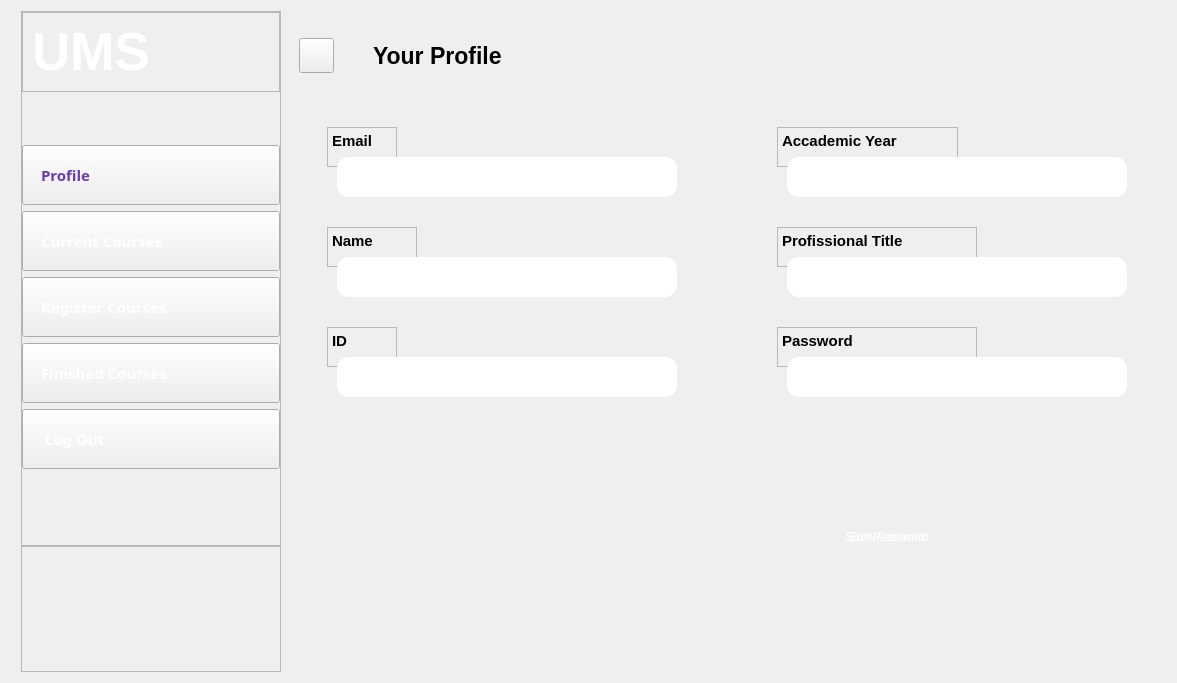
<?xml version="1.0" encoding="UTF-8"?>
<ui version="4.0">
 <class>Profile</class>
 <widget class="QDialog" name="Profile">
  <property name="geometry">
   <rect>
    <x>0</x>
    <y>0</y>
    <width>1177</width>
    <height>683</height>
   </rect>
  </property>
  <property name="minimumSize">
   <size>
    <width>1177</width>
    <height>683</height>
   </size>
  </property>
  <property name="maximumSize">
   <size>
    <width>1177</width>
    <height>683</height>
   </size>
  </property>
  <property name="windowTitle">
   <string>Dialog</string>
  </property>
  <property name="styleSheet">
   <string notr="true">border-image:url(&quot;white.png&quot;);</string>
  </property>
  <property name="sizeGripEnabled">
   <bool>false</bool>
  </property>
  <layout class="QHBoxLayout" name="horizontalLayout">
   <item>
    <widget class="QWidget" name="leftMenu" native="true">
     <property name="maximumSize">
      <size>
       <width>270</width>
       <height>678</height>
      </size>
     </property>
     <property name="styleSheet">
      <string notr="true">border-image:url(&quot;22.png&quot;);</string>
     </property>
     <layout class="QVBoxLayout" name="verticalLayout_17">
      <property name="leftMargin">
       <number>10</number>
      </property>
      <property name="topMargin">
       <number>0</number>
      </property>
      <property name="rightMargin">
       <number>0</number>
      </property>
      <property name="bottomMargin">
       <number>0</number>
      </property>
      <item>
       <widget class="QFrame" name="frame_13">
        <property name="frameShape">
         <enum>QFrame::StyledPanel</enum>
        </property>
        <property name="frameShadow">
         <enum>QFrame::Raised</enum>
        </property>
        <layout class="QVBoxLayout" name="verticalLayout_18">
         <property name="leftMargin">
          <number>0</number>
         </property>
         <property name="topMargin">
          <number>0</number>
         </property>
         <property name="rightMargin">
          <number>0</number>
         </property>
         <property name="bottomMargin">
          <number>0</number>
         </property>
         <item alignment="Qt::AlignTop">
          <widget class="QFrame" name="frame_14">
           <property name="styleSheet">
            <string notr="true">border-image:url(&quot;C:/Users/Hema/Desktop/Project/22.png&quot;);</string>
           </property>
           <property name="frameShape">
            <enum>QFrame::StyledPanel</enum>
           </property>
           <property name="frameShadow">
            <enum>QFrame::Raised</enum>
           </property>
           <layout class="QHBoxLayout" name="horizontalLayout_13">
            <item>
             <widget class="QLabel" name="label_8">
              <property name="font">
               <font>
                <family>Tahoma</family>
                <pointsize>40</pointsize>
                <italic>false</italic>
                <bold>true</bold>
               </font>
              </property>
              <property name="styleSheet">
               <string notr="true">COLOR:rgb(255, 255, 255);
font: 700 40pt &quot;Tahoma&quot;;</string>
              </property>
              <property name="text">
               <string>UMS</string>
              </property>
             </widget>
            </item>
            <item>
             <widget class="QPushButton" name="pushButton_26">
              <property name="maximumSize">
               <size>
                <width>35</width>
                <height>35</height>
               </size>
              </property>
              <property name="cursor">
               <cursorShape>PointingHandCursor</cursorShape>
              </property>
              <property name="styleSheet">
               <string notr="true">border-image:url(close.png);
border-radius:17px;</string>
              </property>
              <property name="text">
               <string/>
              </property>
              <property name="iconSize">
               <size>
                <width>20</width>
                <height>20</height>
               </size>
              </property>
             </widget>
            </item>
           </layout>
          </widget>
         </item>
         <item>
          <widget class="QPushButton" name="pushButton_31">
           <property name="minimumSize">
            <size>
             <width>0</width>
             <height>0</height>
            </size>
           </property>
           <property name="font">
            <font>
             <family>Arial Black</family>
             <pointsize>11</pointsize>
             <italic>false</italic>
             <bold>true</bold>
            </font>
           </property>
           <property name="cursor">
            <cursorShape>PointingHandCursor</cursorShape>
           </property>
           <property name="styleSheet">
            <string notr="true">border-image: url(white.png);
padding:18px;
font: 900 11pt &quot;Arial Black&quot;;
text-align:left;
color:rgb(103,58,183);</string>
           </property>
           <property name="text">
            <string>Profile</string>
           </property>
          </widget>
         </item>
         <item>
          <widget class="QPushButton" name="pushButton_28">
           <property name="font">
            <font>
             <family>Arial Black</family>
             <pointsize>11</pointsize>
             <italic>false</italic>
             <bold>true</bold>
            </font>
           </property>
           <property name="cursor">
            <cursorShape>PointingHandCursor</cursorShape>
           </property>
           <property name="styleSheet">
            <string notr="true">*{padding:18px;
text-align:left;
font: 900 11pt &quot;Arial Black&quot;;
color:rgb(255, 255, 255);
}

#pushButton_28::hover{
border-image: url(white.png);
color:rgb(103,58,183);
}</string>
           </property>
           <property name="text">
            <string>Current Courses</string>
           </property>
          </widget>
         </item>
         <item>
          <widget class="QPushButton" name="pushButton_29">
           <property name="font">
            <font>
             <family>Arial Black</family>
             <pointsize>11</pointsize>
             <italic>false</italic>
             <bold>true</bold>
            </font>
           </property>
           <property name="cursor">
            <cursorShape>PointingHandCursor</cursorShape>
           </property>
           <property name="styleSheet">
            <string notr="true">*{padding:18px;
text-align:left;
font: 900 11pt &quot;Arial Black&quot;;
color:rgb(255, 255, 255);
}

#pushButton_29::hover{
border-image: url(white.png);
color:rgb(103,58,183);
}</string>
           </property>
           <property name="text">
            <string>Register Courses</string>
           </property>
          </widget>
         </item>
         <item>
          <widget class="QPushButton" name="pushButton_30">
           <property name="font">
            <font>
             <family>Arial Black</family>
             <pointsize>11</pointsize>
             <italic>false</italic>
             <bold>true</bold>
            </font>
           </property>
           <property name="cursor">
            <cursorShape>PointingHandCursor</cursorShape>
           </property>
           <property name="styleSheet">
            <string notr="true">*{padding:18px;
text-align:left;
font: 900 11pt &quot;Arial Black&quot;;
color:rgb(255, 255, 255);
}

#pushButton_30::hover{
border-image: url(white.png);
color:rgb(103,58,183);
}</string>
           </property>
           <property name="text">
            <string>Finished Courses</string>
           </property>
          </widget>
         </item>
         <item>
          <widget class="QPushButton" name="pushButton_32">
           <property name="font">
            <font>
             <family>Arial Black</family>
             <pointsize>11</pointsize>
             <italic>false</italic>
             <bold>true</bold>
            </font>
           </property>
           <property name="cursor">
            <cursorShape>PointingHandCursor</cursorShape>
           </property>
           <property name="styleSheet">
            <string notr="true">*{padding:18px;
text-align:left;
font: 900 11pt &quot;Arial Black&quot;;
color:rgb(255, 255, 255);
}

#pushButton_32::hover{
border-image: url(white.png);
color:rgb(103,58,183);
}</string>
           </property>
           <property name="text">
            <string> Log Out</string>
           </property>
          </widget>
         </item>
         <item>
          <spacer name="verticalSpacer">
           <property name="orientation">
            <enum>Qt::Vertical</enum>
           </property>
           <property name="sizeType">
            <enum>QSizePolicy::Fixed</enum>
           </property>
           <property name="sizeHint" stdset="0">
            <size>
             <width>20</width>
             <height>70</height>
            </size>
           </property>
          </spacer>
         </item>
         <item alignment="Qt::AlignTop">
          <widget class="QFrame" name="frame_15">
           <property name="sizePolicy">
            <sizepolicy hsizetype="Preferred" vsizetype="Expanding">
             <horstretch>0</horstretch>
             <verstretch>0</verstretch>
            </sizepolicy>
           </property>
           <property name="frameShape">
            <enum>QFrame::StyledPanel</enum>
           </property>
           <property name="frameShadow">
            <enum>QFrame::Raised</enum>
           </property>
           <layout class="QVBoxLayout" name="verticalLayout_19">
            <property name="spacing">
             <number>9</number>
            </property>
            <property name="leftMargin">
             <number>0</number>
            </property>
            <property name="topMargin">
             <number>0</number>
            </property>
            <property name="rightMargin">
             <number>0</number>
            </property>
            <property name="bottomMargin">
             <number>0</number>
            </property>
           </layout>
          </widget>
         </item>
        </layout>
       </widget>
      </item>
     </layout>
    </widget>
   </item>
   <item>
    <widget class="QWidget" name="mainBody" native="true">
     <property name="minimumSize">
      <size>
       <width>0</width>
       <height>0</height>
      </size>
     </property>
     <property name="styleSheet">
      <string notr="true"/>
     </property>
     <layout class="QVBoxLayout" name="verticalLayout_16">
      <property name="leftMargin">
       <number>0</number>
      </property>
      <property name="topMargin">
       <number>0</number>
      </property>
      <property name="rightMargin">
       <number>0</number>
      </property>
      <property name="bottomMargin">
       <number>0</number>
      </property>
      <item>
       <widget class="QWidget" name="HeaderFrame_4" native="true">
        <property name="maximumSize">
         <size>
          <width>16777215</width>
          <height>90</height>
         </size>
        </property>
        <layout class="QHBoxLayout" name="horizontalLayout_11">
         <property name="leftMargin">
          <number>0</number>
         </property>
         <property name="topMargin">
          <number>0</number>
         </property>
         <property name="rightMargin">
          <number>0</number>
         </property>
         <property name="bottomMargin">
          <number>0</number>
         </property>
         <item>
          <widget class="QWidget" name="widget_7" native="true">
           <property name="maximumSize">
            <size>
             <width>80</width>
             <height>16777215</height>
            </size>
           </property>
           <layout class="QHBoxLayout" name="horizontalLayout_12">
            <property name="spacing">
             <number>0</number>
            </property>
            <property name="leftMargin">
             <number>0</number>
            </property>
            <property name="topMargin">
             <number>0</number>
            </property>
            <property name="rightMargin">
             <number>20</number>
            </property>
            <property name="bottomMargin">
             <number>0</number>
            </property>
            <item>
             <widget class="QPushButton" name="pushButton_25">
              <property name="minimumSize">
               <size>
                <width>10</width>
                <height>20</height>
               </size>
              </property>
              <property name="maximumSize">
               <size>
                <width>35</width>
                <height>35</height>
               </size>
              </property>
              <property name="cursor">
               <cursorShape>PointingHandCursor</cursorShape>
              </property>
              <property name="styleSheet">
               <string notr="true">border-image:url(menubutton.jpg);</string>
              </property>
              <property name="text">
               <string/>
              </property>
             </widget>
            </item>
           </layout>
          </widget>
         </item>
         <item>
          <widget class="QLabel" name="label_2">
           <property name="font">
            <font>
             <family>Segoe UI</family>
             <pointsize>17</pointsize>
             <italic>false</italic>
             <bold>true</bold>
            </font>
           </property>
           <property name="styleSheet">
            <string notr="true">*{
	font: 700 17pt &quot;Segoe UI&quot;;
color: rgb(0, 0, 0);
}</string>
           </property>
           <property name="text">
            <string>Your Profile</string>
           </property>
          </widget>
         </item>
         <item>
          <widget class="QWidget" name="widget_8" native="true"/>
         </item>
        </layout>
       </widget>
      </item>
      <item>
       <widget class="QWidget" name="mainFrame_4" native="true">
        <property name="font">
         <font>
          <italic>true</italic>
         </font>
        </property>
        <property name="styleSheet">
         <string notr="true">border-image: url(white.png);</string>
        </property>
        <widget class="QTextEdit" name="textEdit">
         <property name="enabled">
          <bool>false</bool>
         </property>
         <property name="geometry">
          <rect>
           <x>40</x>
           <y>20</y>
           <width>70</width>
           <height>40</height>
          </rect>
         </property>
         <property name="styleSheet">
          <string notr="true">color: rgb(0, 0, 0);</string>
         </property>
         <property name="html">
          <string>&lt;!DOCTYPE HTML PUBLIC &quot;-//W3C//DTD HTML 4.0//EN&quot; &quot;http://www.w3.org/TR/REC-html40/strict.dtd&quot;&gt;
&lt;html&gt;&lt;head&gt;&lt;meta name=&quot;qrichtext&quot; content=&quot;1&quot; /&gt;&lt;meta charset=&quot;utf-8&quot; /&gt;&lt;style type=&quot;text/css&quot;&gt;
p, li { white-space: pre-wrap; }
hr { height: 1px; border-width: 0; }
&lt;/style&gt;&lt;/head&gt;&lt;body style=&quot; font-family:'Segoe UI'; font-size:9pt; font-weight:400; font-style:normal;&quot;&gt;
&lt;p style=&quot; margin-top:0px; margin-bottom:0px; margin-left:0px; margin-right:0px; -qt-block-indent:0; text-indent:0px;&quot;&gt;&lt;span style=&quot; font-size:11pt; font-weight:696;&quot;&gt;Email&lt;/span&gt;&lt;/p&gt;&lt;/body&gt;&lt;/html&gt;</string>
         </property>
        </widget>
        <widget class="QLineEdit" name="Email">
         <property name="enabled">
          <bool>false</bool>
         </property>
         <property name="geometry">
          <rect>
           <x>50</x>
           <y>50</y>
           <width>340</width>
           <height>40</height>
          </rect>
         </property>
         <property name="focusPolicy">
          <enum>Qt::StrongFocus</enum>
         </property>
         <property name="contextMenuPolicy">
          <enum>Qt::PreventContextMenu</enum>
         </property>
         <property name="styleSheet">
          <string notr="true">*{
border-image: url(textfield.png);
border-radius: 12px;font: 12pt &quot;Segoe UI&quot;;
}</string>
         </property>
         <property name="inputMask">
          <string/>
         </property>
         <property name="text">
          <string/>
         </property>
         <property name="frame">
          <bool>true</bool>
         </property>
         <property name="echoMode">
          <enum>QLineEdit::Normal</enum>
         </property>
         <property name="alignment">
          <set>Qt::AlignLeading|Qt::AlignLeft|Qt::AlignVCenter</set>
         </property>
         <property name="placeholderText">
          <string/>
         </property>
         <property name="cursorMoveStyle">
          <enum>Qt::LogicalMoveStyle</enum>
         </property>
         <property name="clearButtonEnabled">
          <bool>false</bool>
         </property>
        </widget>
        <widget class="QLineEdit" name="Name">
         <property name="enabled">
          <bool>false</bool>
         </property>
         <property name="geometry">
          <rect>
           <x>50</x>
           <y>150</y>
           <width>340</width>
           <height>40</height>
          </rect>
         </property>
         <property name="focusPolicy">
          <enum>Qt::StrongFocus</enum>
         </property>
         <property name="contextMenuPolicy">
          <enum>Qt::PreventContextMenu</enum>
         </property>
         <property name="styleSheet">
          <string notr="true">*{
border-image: url(textfield.png);
border-radius: 12px;font: 12pt &quot;Segoe UI&quot;;
}</string>
         </property>
         <property name="inputMask">
          <string/>
         </property>
         <property name="text">
          <string/>
         </property>
         <property name="frame">
          <bool>true</bool>
         </property>
         <property name="echoMode">
          <enum>QLineEdit::Normal</enum>
         </property>
         <property name="alignment">
          <set>Qt::AlignLeading|Qt::AlignLeft|Qt::AlignVCenter</set>
         </property>
         <property name="placeholderText">
          <string/>
         </property>
         <property name="cursorMoveStyle">
          <enum>Qt::LogicalMoveStyle</enum>
         </property>
         <property name="clearButtonEnabled">
          <bool>false</bool>
         </property>
        </widget>
        <widget class="QTextEdit" name="textEdit_2">
         <property name="enabled">
          <bool>false</bool>
         </property>
         <property name="geometry">
          <rect>
           <x>40</x>
           <y>120</y>
           <width>90</width>
           <height>40</height>
          </rect>
         </property>
         <property name="styleSheet">
          <string notr="true">color: rgb(0, 0, 0);</string>
         </property>
         <property name="html">
          <string>&lt;!DOCTYPE HTML PUBLIC &quot;-//W3C//DTD HTML 4.0//EN&quot; &quot;http://www.w3.org/TR/REC-html40/strict.dtd&quot;&gt;
&lt;html&gt;&lt;head&gt;&lt;meta name=&quot;qrichtext&quot; content=&quot;1&quot; /&gt;&lt;meta charset=&quot;utf-8&quot; /&gt;&lt;style type=&quot;text/css&quot;&gt;
p, li { white-space: pre-wrap; }
hr { height: 1px; border-width: 0; }
&lt;/style&gt;&lt;/head&gt;&lt;body style=&quot; font-family:'Segoe UI'; font-size:9pt; font-weight:400; font-style:normal;&quot;&gt;
&lt;p style=&quot; margin-top:0px; margin-bottom:0px; margin-left:0px; margin-right:0px; -qt-block-indent:0; text-indent:0px;&quot;&gt;&lt;span style=&quot; font-size:11pt; font-weight:696;&quot;&gt;Name&lt;/span&gt;&lt;/p&gt;&lt;/body&gt;&lt;/html&gt;</string>
         </property>
        </widget>
        <widget class="QTextEdit" name="textEdit_3">
         <property name="enabled">
          <bool>false</bool>
         </property>
         <property name="geometry">
          <rect>
           <x>40</x>
           <y>220</y>
           <width>70</width>
           <height>40</height>
          </rect>
         </property>
         <property name="styleSheet">
          <string notr="true">color: rgb(0, 0, 0);</string>
         </property>
         <property name="html">
          <string>&lt;!DOCTYPE HTML PUBLIC &quot;-//W3C//DTD HTML 4.0//EN&quot; &quot;http://www.w3.org/TR/REC-html40/strict.dtd&quot;&gt;
&lt;html&gt;&lt;head&gt;&lt;meta name=&quot;qrichtext&quot; content=&quot;1&quot; /&gt;&lt;meta charset=&quot;utf-8&quot; /&gt;&lt;style type=&quot;text/css&quot;&gt;
p, li { white-space: pre-wrap; }
hr { height: 1px; border-width: 0; }
&lt;/style&gt;&lt;/head&gt;&lt;body style=&quot; font-family:'Segoe UI'; font-size:9pt; font-weight:400; font-style:normal;&quot;&gt;
&lt;p style=&quot; margin-top:0px; margin-bottom:0px; margin-left:0px; margin-right:0px; -qt-block-indent:0; text-indent:0px;&quot;&gt;&lt;span style=&quot; font-size:11pt; font-weight:696;&quot;&gt;ID&lt;/span&gt;&lt;/p&gt;&lt;/body&gt;&lt;/html&gt;</string>
         </property>
        </widget>
        <widget class="QLineEdit" name="ID">
         <property name="enabled">
          <bool>false</bool>
         </property>
         <property name="geometry">
          <rect>
           <x>50</x>
           <y>250</y>
           <width>340</width>
           <height>40</height>
          </rect>
         </property>
         <property name="focusPolicy">
          <enum>Qt::StrongFocus</enum>
         </property>
         <property name="contextMenuPolicy">
          <enum>Qt::PreventContextMenu</enum>
         </property>
         <property name="styleSheet">
          <string notr="true">*{
border-image: url(textfield.png);
border-radius: 12px;font: 12pt &quot;Segoe UI&quot;;
}</string>
         </property>
         <property name="inputMask">
          <string/>
         </property>
         <property name="text">
          <string/>
         </property>
         <property name="frame">
          <bool>true</bool>
         </property>
         <property name="echoMode">
          <enum>QLineEdit::Normal</enum>
         </property>
         <property name="alignment">
          <set>Qt::AlignLeading|Qt::AlignLeft|Qt::AlignVCenter</set>
         </property>
         <property name="placeholderText">
          <string/>
         </property>
         <property name="cursorMoveStyle">
          <enum>Qt::LogicalMoveStyle</enum>
         </property>
         <property name="clearButtonEnabled">
          <bool>false</bool>
         </property>
        </widget>
        <widget class="QTextEdit" name="textEdit_4">
         <property name="enabled">
          <bool>false</bool>
         </property>
         <property name="geometry">
          <rect>
           <x>490</x>
           <y>20</y>
           <width>181</width>
           <height>40</height>
          </rect>
         </property>
         <property name="styleSheet">
          <string notr="true">color: rgb(0, 0, 0);</string>
         </property>
         <property name="html">
          <string>&lt;!DOCTYPE HTML PUBLIC &quot;-//W3C//DTD HTML 4.0//EN&quot; &quot;http://www.w3.org/TR/REC-html40/strict.dtd&quot;&gt;
&lt;html&gt;&lt;head&gt;&lt;meta name=&quot;qrichtext&quot; content=&quot;1&quot; /&gt;&lt;meta charset=&quot;utf-8&quot; /&gt;&lt;style type=&quot;text/css&quot;&gt;
p, li { white-space: pre-wrap; }
hr { height: 1px; border-width: 0; }
&lt;/style&gt;&lt;/head&gt;&lt;body style=&quot; font-family:'Segoe UI'; font-size:9pt; font-weight:400; font-style:normal;&quot;&gt;
&lt;p style=&quot; margin-top:0px; margin-bottom:0px; margin-left:0px; margin-right:0px; -qt-block-indent:0; text-indent:0px;&quot;&gt;&lt;span style=&quot; font-size:11pt; font-weight:696;&quot;&gt;Accademic Year&lt;/span&gt;&lt;/p&gt;&lt;/body&gt;&lt;/html&gt;</string>
         </property>
        </widget>
        <widget class="QLineEdit" name="Year">
         <property name="enabled">
          <bool>false</bool>
         </property>
         <property name="geometry">
          <rect>
           <x>500</x>
           <y>50</y>
           <width>340</width>
           <height>40</height>
          </rect>
         </property>
         <property name="focusPolicy">
          <enum>Qt::StrongFocus</enum>
         </property>
         <property name="contextMenuPolicy">
          <enum>Qt::PreventContextMenu</enum>
         </property>
         <property name="styleSheet">
          <string notr="true">*{
border-image: url(textfield.png);
border-radius: 12px;font: 12pt &quot;Segoe UI&quot;;
}</string>
         </property>
         <property name="inputMask">
          <string/>
         </property>
         <property name="text">
          <string/>
         </property>
         <property name="frame">
          <bool>true</bool>
         </property>
         <property name="echoMode">
          <enum>QLineEdit::Normal</enum>
         </property>
         <property name="alignment">
          <set>Qt::AlignLeading|Qt::AlignLeft|Qt::AlignVCenter</set>
         </property>
         <property name="placeholderText">
          <string/>
         </property>
         <property name="cursorMoveStyle">
          <enum>Qt::LogicalMoveStyle</enum>
         </property>
         <property name="clearButtonEnabled">
          <bool>false</bool>
         </property>
        </widget>
        <widget class="QTextEdit" name="textEdit_5">
         <property name="enabled">
          <bool>false</bool>
         </property>
         <property name="geometry">
          <rect>
           <x>490</x>
           <y>120</y>
           <width>200</width>
           <height>40</height>
          </rect>
         </property>
         <property name="styleSheet">
          <string notr="true">color: rgb(0, 0, 0);</string>
         </property>
         <property name="html">
          <string>&lt;!DOCTYPE HTML PUBLIC &quot;-//W3C//DTD HTML 4.0//EN&quot; &quot;http://www.w3.org/TR/REC-html40/strict.dtd&quot;&gt;
&lt;html&gt;&lt;head&gt;&lt;meta name=&quot;qrichtext&quot; content=&quot;1&quot; /&gt;&lt;meta charset=&quot;utf-8&quot; /&gt;&lt;style type=&quot;text/css&quot;&gt;
p, li { white-space: pre-wrap; }
hr { height: 1px; border-width: 0; }
&lt;/style&gt;&lt;/head&gt;&lt;body style=&quot; font-family:'Segoe UI'; font-size:9pt; font-weight:400; font-style:normal;&quot;&gt;
&lt;p style=&quot; margin-top:0px; margin-bottom:0px; margin-left:0px; margin-right:0px; -qt-block-indent:0; text-indent:0px;&quot;&gt;&lt;span style=&quot; font-size:11pt; font-weight:696;&quot;&gt;Profissional Title&lt;/span&gt;&lt;/p&gt;&lt;/body&gt;&lt;/html&gt;</string>
         </property>
        </widget>
        <widget class="QLineEdit" name="Title">
         <property name="enabled">
          <bool>false</bool>
         </property>
         <property name="geometry">
          <rect>
           <x>500</x>
           <y>150</y>
           <width>340</width>
           <height>40</height>
          </rect>
         </property>
         <property name="focusPolicy">
          <enum>Qt::StrongFocus</enum>
         </property>
         <property name="contextMenuPolicy">
          <enum>Qt::PreventContextMenu</enum>
         </property>
         <property name="styleSheet">
          <string notr="true">*{
border-image: url(textfield.png);
border-radius: 12px;font: 12pt &quot;Segoe UI&quot;;
}</string>
         </property>
         <property name="inputMask">
          <string/>
         </property>
         <property name="text">
          <string/>
         </property>
         <property name="frame">
          <bool>true</bool>
         </property>
         <property name="echoMode">
          <enum>QLineEdit::Normal</enum>
         </property>
         <property name="alignment">
          <set>Qt::AlignLeading|Qt::AlignLeft|Qt::AlignVCenter</set>
         </property>
         <property name="placeholderText">
          <string/>
         </property>
         <property name="cursorMoveStyle">
          <enum>Qt::LogicalMoveStyle</enum>
         </property>
         <property name="clearButtonEnabled">
          <bool>false</bool>
         </property>
        </widget>
        <widget class="QPushButton" name="Edit">
         <property name="geometry">
          <rect>
           <x>510</x>
           <y>410</y>
           <width>180</width>
           <height>40</height>
          </rect>
         </property>
         <property name="cursor">
          <cursorShape>PointingHandCursor</cursorShape>
         </property>
         <property name="styleSheet">
          <string notr="true">*{border-radius: 15px;
border-image:url(&quot;22.png&quot;);
color:rgb(255, 255, 255);
font: 600 10pt &quot;Segoe UI&quot;;
}
#Edit::hover{
border-image:url(&quot;buttom.png&quot;);
}</string>
         </property>
         <property name="text">
          <string>Edit Password</string>
         </property>
        </widget>
        <widget class="QTextEdit" name="textEdit_6">
         <property name="enabled">
          <bool>false</bool>
         </property>
         <property name="geometry">
          <rect>
           <x>490</x>
           <y>220</y>
           <width>200</width>
           <height>40</height>
          </rect>
         </property>
         <property name="styleSheet">
          <string notr="true">color: rgb(0, 0, 0);</string>
         </property>
         <property name="html">
          <string>&lt;!DOCTYPE HTML PUBLIC &quot;-//W3C//DTD HTML 4.0//EN&quot; &quot;http://www.w3.org/TR/REC-html40/strict.dtd&quot;&gt;
&lt;html&gt;&lt;head&gt;&lt;meta name=&quot;qrichtext&quot; content=&quot;1&quot; /&gt;&lt;meta charset=&quot;utf-8&quot; /&gt;&lt;style type=&quot;text/css&quot;&gt;
p, li { white-space: pre-wrap; }
hr { height: 1px; border-width: 0; }
&lt;/style&gt;&lt;/head&gt;&lt;body style=&quot; font-family:'Segoe UI'; font-size:9pt; font-weight:400; font-style:normal;&quot;&gt;
&lt;p style=&quot; margin-top:0px; margin-bottom:0px; margin-left:0px; margin-right:0px; -qt-block-indent:0; text-indent:0px;&quot;&gt;&lt;span style=&quot; font-size:11pt; font-weight:696;&quot;&gt;Password&lt;/span&gt;&lt;/p&gt;&lt;/body&gt;&lt;/html&gt;</string>
         </property>
        </widget>
        <widget class="QLineEdit" name="Password">
         <property name="enabled">
          <bool>false</bool>
         </property>
         <property name="geometry">
          <rect>
           <x>500</x>
           <y>250</y>
           <width>340</width>
           <height>40</height>
          </rect>
         </property>
         <property name="focusPolicy">
          <enum>Qt::StrongFocus</enum>
         </property>
         <property name="contextMenuPolicy">
          <enum>Qt::PreventContextMenu</enum>
         </property>
         <property name="styleSheet">
          <string notr="true">*{
border-image: url(textfield.png);
border-radius: 12px;font: 12pt &quot;Segoe UI&quot;;
}</string>
         </property>
         <property name="inputMask">
          <string/>
         </property>
         <property name="text">
          <string/>
         </property>
         <property name="frame">
          <bool>true</bool>
         </property>
         <property name="echoMode">
          <enum>QLineEdit::Normal</enum>
         </property>
         <property name="alignment">
          <set>Qt::AlignLeading|Qt::AlignLeft|Qt::AlignVCenter</set>
         </property>
         <property name="placeholderText">
          <string/>
         </property>
         <property name="cursorMoveStyle">
          <enum>Qt::LogicalMoveStyle</enum>
         </property>
         <property name="clearButtonEnabled">
          <bool>false</bool>
         </property>
        </widget>
        <widget class="QPushButton" name="Done">
         <property name="geometry">
          <rect>
           <x>520</x>
           <y>410</y>
           <width>160</width>
           <height>40</height>
          </rect>
         </property>
         <property name="cursor">
          <cursorShape>PointingHandCursor</cursorShape>
         </property>
         <property name="styleSheet">
          <string notr="true">*{border-radius: 15px;
border-image:url(&quot;22.png&quot;);

color:rgb(255, 255, 255);
font: 600 10pt &quot;Segoe UI&quot;;
}

#Done::hover{
border-image:url(&quot;buttom.png&quot;);
}</string>
         </property>
         <property name="text">
          <string>Save Password</string>
         </property>
        </widget>
        <widget class="QFrame" name="frame">
         <property name="enabled">
          <bool>false</bool>
         </property>
         <property name="geometry">
          <rect>
           <x>940</x>
           <y>30</y>
           <width>180</width>
           <height>160</height>
          </rect>
         </property>
         <property name="styleSheet">
          <string notr="true">border-image:url(&quot;qrcode.png&quot;);</string>
         </property>
         <property name="frameShape">
          <enum>QFrame::StyledPanel</enum>
         </property>
         <property name="frameShadow">
          <enum>QFrame::Raised</enum>
         </property>
        </widget>
        <zorder>textEdit</zorder>
        <zorder>Email</zorder>
        <zorder>textEdit_2</zorder>
        <zorder>textEdit_3</zorder>
        <zorder>ID</zorder>
        <zorder>textEdit_4</zorder>
        <zorder>Year</zorder>
        <zorder>textEdit_5</zorder>
        <zorder>Title</zorder>
        <zorder>Edit</zorder>
        <zorder>textEdit_6</zorder>
        <zorder>Password</zorder>
        <zorder>Done</zorder>
        <zorder>frame</zorder>
        <zorder>Name</zorder>
       </widget>
      </item>
     </layout>
    </widget>
   </item>
  </layout>
 </widget>
 <resources/>
 <connections/>
</ui>
